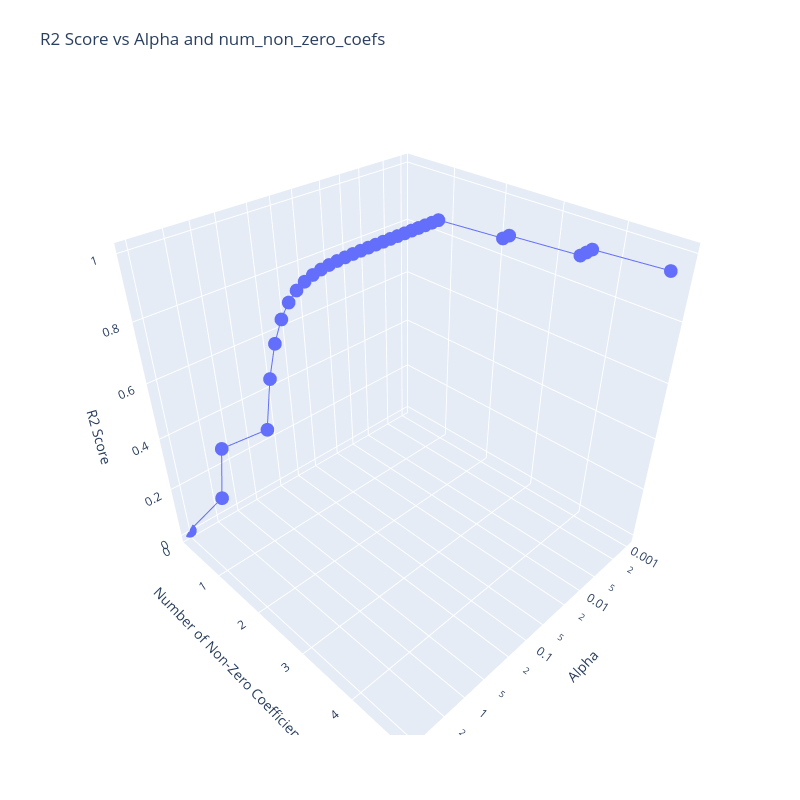

The code cell stored with this chart in its notebook:
### Code cell
import numpy as np
from sklearn.linear_model import Lasso

alphas_tmp = range(-30, 20, 1)
alphas = [10 ** (i/10) for i in alphas_tmp]

output = pd.DataFrame(columns=['alpha', 'num_non_zero_coefs', 'r2_score'])
for alpha in alphas:
    lasso_model = Lasso(alpha=alpha).fit(X, y)
    num_non_zero_coefs = np.sum(lasso_model.coef_ != 0)
    #print(f"Alpha: {alpha}, Number of Non-Zero Coefficients: {num_non_zero_coefs}")
    #print(f"R2 score for alpha={alpha}: {lasso_model.score(X, y)}")
    output = pd.concat([output, pd.DataFrame({'alpha': [alpha], 'num_non_zero_coefs': [num_non_zero_coefs], 'r2_score': [lasso_model.score(X, y)]})], ignore_index=True)
    if num_non_zero_coefs == 0:
        print(f"All coefficients are zero for alpha={alpha}. Stopping the loop.")
        break

# Create a 3D scatter plot of the R2 scores as a function of alpha and num_non_zero_coefs
fig = go.Figure(data=[go.Scatter3d(z=output['r2_score'],
                         x=output['alpha'],
                         y=output['num_non_zero_coefs'])])

fig.update_layout(title='R2 Score vs Alpha and num_non_zero_coefs', autosize=False,
                  width=800, height=800,
                  margin=dict(l=65, r=50, b=65, t=90))
fig.update_layout(scene=dict(
                    yaxis=dict(range=[0,5]),
                    xaxis=dict(type='log'),
                    xaxis_title='Alpha',
                    yaxis_title='Number of Non-Zero Coefficients',
                    zaxis_title='R2 Score'))
fig.show()

### Figure 1 — Plotly figure (JSON) as saved in the notebook; plotly's stock layout.template omitted (floating-point values rounded to 4 significant figures)
{"data": [{"type": "scatter3d", "x": [0.001, 0.001259, 0.001585, 0.001995, 0.002512, 0.003162, 0.003981, 0.005012, 0.00631, 0.007943, 0.01, 0.01259, 0.01585, 0.01995, 0.02512, 0.03162, 0.03981, 0.05012, 0.0631, 0.07943, 0.1, 0.1259, 0.1585, 0.1995, 0.2512, 0.3162, 0.3981, 0.5012, 0.631, 0.7943, 1, 1.259, 1.585, 1.995, 2.512, 3.162, 3.981, 5.012], "y": [6, 6, 6, 6, 5, 4, 4, 4, 3, 3, 2, 2, 2, 2, 2, 2, 2, 2, 2, 2, 2, 2, 2, 2, 2, 2, 2, 2, 2, 2, 2, 2, 2, 2, 2, 1, 1, 0], "z": [0.9974, 0.9974, 0.9974, 0.9974, 0.9974, 0.9974, 0.9974, 0.9974, 0.9974, 0.9974, 0.9974, 0.9974, 0.9974, 0.9974, 0.9974, 0.9974, 0.9973, 0.9973, 0.9972, 0.997, 0.9968, 0.9964, 0.9959, 0.9949, 0.9935, 0.9911, 0.9874, 0.9816, 0.9723, 0.9576, 0.9343, 0.8974, 0.8389, 0.7463, 0.5993, 0.4334, 0.2605, 0]}], "layout": {"autosize": false, "height": 800, "margin": {"b": 65, "l": 65, "r": 50, "t": 90}, "scene": {"xaxis": {"title": {"text": "Alpha"}, "type": "log"}, "yaxis": {"range": [0, 5], "title": {"text": "Number of Non-Zero Coefficients"}}, "zaxis": {"title": {"text": "R2 Score"}}}, "title": {"text": "R2 Score vs Alpha and num_non_zero_coefs"}, "width": 800}}
